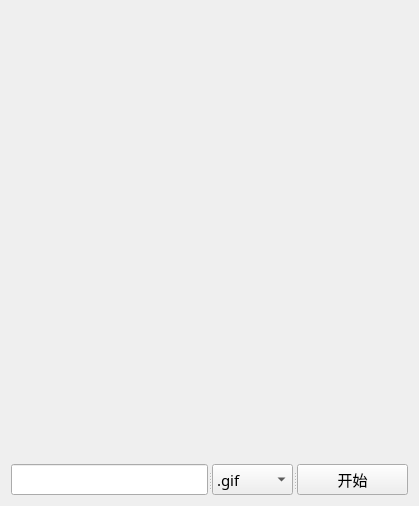
<?xml version="1.0" encoding="UTF-8"?>
<ui version="4.0">
 <class>ReNameForm</class>
 <widget class="QWidget" name="ReNameForm">
  <property name="geometry">
   <rect>
    <x>0</x>
    <y>0</y>
    <width>419</width>
    <height>506</height>
   </rect>
  </property>
  <property name="font">
   <font>
    <family>微软雅黑</family>
    <pointsize>11</pointsize>
   </font>
  </property>
  <property name="windowTitle">
   <string>重命名本地图片</string>
  </property>
  <layout class="QVBoxLayout" name="verticalLayout" stretch="0,1,0">
   <item>
    <widget class="QLabel" name="lb2">
     <property name="text">
      <string/>
     </property>
     <property name="alignment">
      <set>Qt::AlignCenter</set>
     </property>
    </widget>
   </item>
   <item>
    <widget class="QLabel" name="lb1">
     <property name="text">
      <string/>
     </property>
     <property name="alignment">
      <set>Qt::AlignCenter</set>
     </property>
    </widget>
   </item>
   <item>
    <widget class="QSplitter" name="splitter">
     <property name="orientation">
      <enum>Qt::Horizontal</enum>
     </property>
     <widget class="QLineEdit" name="le1"/>
     <widget class="QComboBox" name="cb1">
      <property name="minimumSize">
       <size>
        <width>80</width>
        <height>0</height>
       </size>
      </property>
      <item>
       <property name="text">
        <string>.gif</string>
       </property>
      </item>
      <item>
       <property name="text">
        <string>.jpg</string>
       </property>
      </item>
      <item>
       <property name="text">
        <string>.png</string>
       </property>
      </item>
     </widget>
     <widget class="QPushButton" name="bt1">
      <property name="text">
       <string>开始</string>
      </property>
     </widget>
    </widget>
   </item>
  </layout>
 </widget>
 <resources/>
 <connections>
  <connection>
   <sender>le1</sender>
   <signal>returnPressed()</signal>
   <receiver>bt1</receiver>
   <slot>click()</slot>
   <hints>
    <hint type="sourcelabel">
     <x>101</x>
     <y>471</y>
    </hint>
    <hint type="destinationlabel">
     <x>356</x>
     <y>479</y>
    </hint>
   </hints>
  </connection>
 </connections>
</ui>
